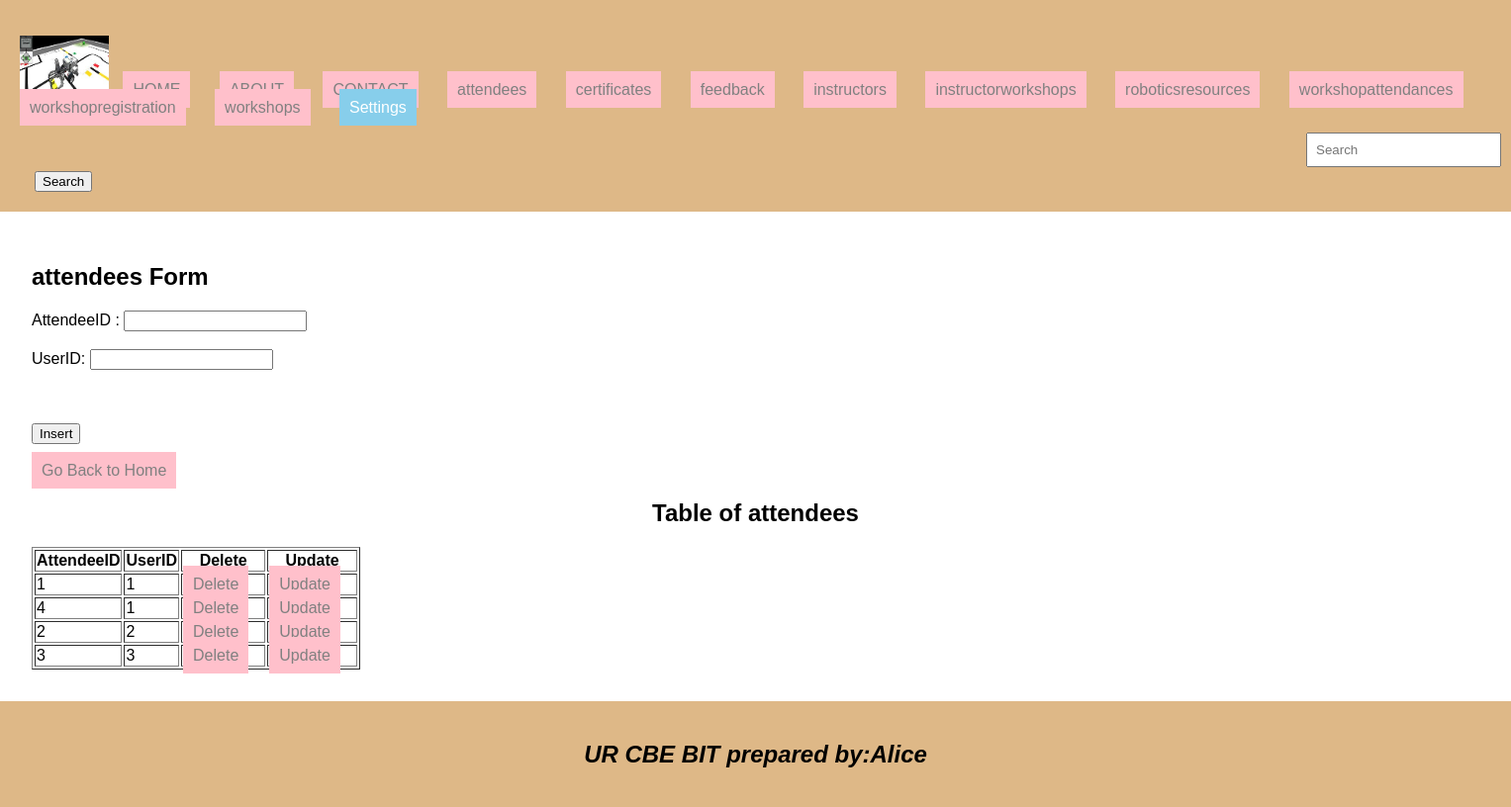
The page /attendees.php on the database its author committed.
### tables this page shows
CREATE TABLE `attendees` (
  `AttendeeID` int(11) NOT NULL,
  `UserID` int(11) NOT NULL
);

### attendees.php (the view, shortened to what this page needs)
<!DOCTYPE html>
<html lang="en">
<head>
    <link rel="stylesheet" type="text/css" href="style.css" title="style 1" media="screen, tv, projection, handheld, print"/>
</head>
<body>
<header>
     <ul style="list-style-type: none; padding: 0;">
     <li style="display: inline; margin-right: 10px;">
    <img src="./images/images.jpeg" width="90" height="60" alt="Logo">
  </li>
    <li style="display: inline; margin-right: 10px;"><a href="./home.html">HOME</a>
  </li>
    <li style="display: inline; margin-right: 10px;"><a href="./about.html">ABOUT</a>
  </li>
    <li style="display: inline; margin-right: 10px;"><a href="./contact.html">CONTACT</a>
  </li>
    <li style="display: inline; margin-right: 10px;"><a href="./attendees.php">attendees</a>
  </li>
    <li style="display: inline; margin-right: 10px;"><a href="./certificates.php">certificates</a>
  </li>
    <li style="display: inline; margin-right: 10px;"><a href="./feedback.php">feedback</a>
  </li>
    <li style="display: inline; margin-right: 10px;"><a href="./instructors.php">instructors</a>
  </li>
    <li style="display: inline; margin-right: 10px;"><a href="./instructorworkshops.php">instructorworkshops</a>
  </li>
  <li style="display: inline; margin-right: 10px;"><a href="./roboticsresources.php">roboticsresources</a>
  </li>
  <li style="display: inline; margin-right: 10px;"><a href="./workshopattendances.php">workshopattendances</a>
  </li>
  <li style="display: inline; margin-right: 10px;"><a href="./workshopregistration.php">workshopregistration</a>
  </li>
  <li style="display: inline; margin-right: 10px;"><a href="./workshops.php">workshops</a>
  </li>
    <li class="dropdown" style="display: inline; margin-right: 10px;">
      <a href="#" style="padding: 10px; color: white; background-color: skyblue; text-decoration: none; margin-right: 15px;">Settings</a>
        </li>
    </ul>
    <form class="d-flex" role="search" action="search.php">
        <input class="form-control me-2" type="search" placeholder="Search" aria-label="Search" name="query">
        <button class="btn btn-outline-success" type="submit">Search</button>
    </form>
</header>
<section>
    <h1>attendees Form</h1>
    <form method="post" onsubmit ="return confirmInsert();">
    <label for="AttendeeID">AttendeeID :</label>
        <input type="number" id="AttendeeID" name="AttendeeID" required><br><br>
        <label for="UserID">UserID:</label>
        <input type="number" id="UserID" name="UserID" required><br><br>
        </select><br><br>
        <input type="submit" name="insert" value="Insert"><br><br>
    </form>
    <a href="./home.html">Go Back to Home</a>
    <?php
    include('database_connection.php');
    $sql = "SELECT * FROM attendees";
    $result = $connection->query($sql);
    ?>
    <center><h2>Table of attendees</h2></center>
    <table border="1">
        <tr>
            <th>AttendeeID</th>
            <th>UserID</th>
            <th>Delete</th>
            <th>Update</th>
        </tr>
        <?php
        if ($result->num_rows > 0) {
            while ($row = $result->fetch_assoc()) {
                $attid = $row["AttendeeID"];
                echo "<tr>
                    <td>" . $row["AttendeeID"] . "</td>
                    <td>" . $row["UserID"] . "</td>
                    <td><a href='delete_attendees.php?AttendeeID=$attid'>Delete</a></td>
                    <td><a href='update_attendees.php?AttendeeID=$attid'>Update</a></td>
                </tr>";
            }
        } else {
            echo "<tr><td colspan='5'>No data found</td></tr>";
        }
        ?>
    </table>
</section>
<footer>
    <center>
        <b><h2><i>UR CBE BIT  prepared by:Alice</i></h2></b>
    </center>
</footer>
</body>
</html>

### style.css (style rules this page uses)
body { font-family: Arial, sans-serif; margin: 0; padding: 0; }
header { background-color:burlywood; padding: 20px; }
footer { background-color:burlywood; padding: 20px; }
.dropdown { position: relative; display: inline; margin-right: 10px; }

### attendees.php (style rules this page uses)
a { padding: 10px; color: white; background-color: pink; text-decoration: none; margin-right: 15px; }
a:link { color: grey; }
button.btn { margin-left: 15px; margin-top: 4px; }
input.form-control { margin-left: 1300px; padding: 8px; }
section { padding:32px; }
footer { background-color:burlywood; padding: 20px; }

### rows shown on the page
attendees: AttendeeID "1", UserID "1"
attendees: AttendeeID "4", UserID "1"
attendees: AttendeeID "2", UserID "2"
attendees: AttendeeID "3", UserID "3"
